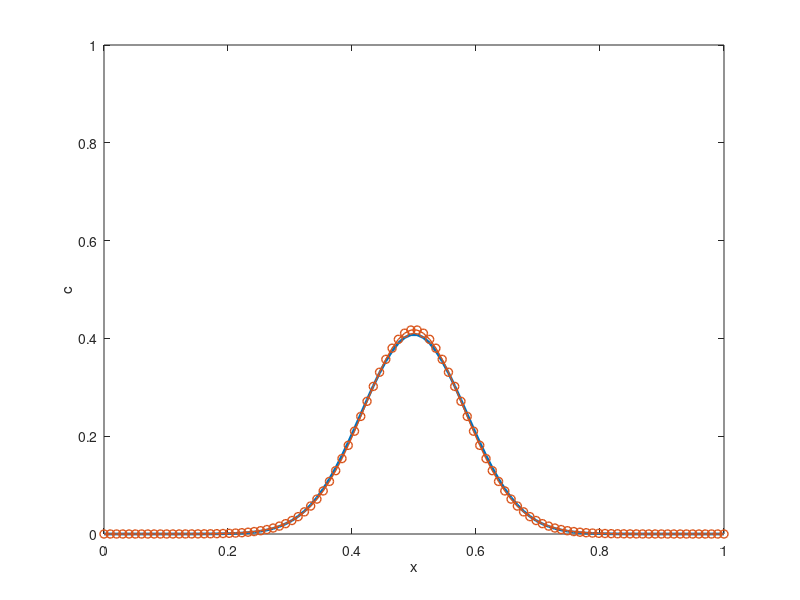

The MATLAB script that drew this image:
clear;

% domain
xL = 0;
xR = 1;

% diffusion coefficient
D = 0.6;

% boundary conditions
cL = @(t) 0;
cR = @(t) 0;

% source term
f = @(t,x) 0;

% initial conditions
x0 = 0.5;
tau = 0.001;
c_start = @(x) sqrt(4*pi*D*tau)/sqrt(4*pi*D*(tau)) * exp(-(x-x0)^2/(4*D*(tau)));

% time interval
t_start = 0;
t_final = 0.005;

% exact solution
tau = 0.001;
c_exact = @(t,x) sqrt(4*pi*D*tau)/sqrt(4*pi*D*(t+tau)) * exp(-(x-x0)^2/(4*D*(t+tau)));

% space discretization
Nx = 100;
x = linspace(xL, xR, Nx);
dx = (xR-xL)/(Nx-1);

% time-step is unconditionally stable for implicit method
% so I chose a time-step that would be unstable for 
% explicit method to demonstrate
dt = 5*dx*dx/2/D;

% pre-allocate arrays for previous calculated time step, new time step, 
% and exact solutions
c_old = zeros(1,Nx);
c_new = zeros(1,Nx);
c_exa = zeros(1,Nx);

% assign values to array that will hold solution at previous time steps
for i = 1:Nx
    c_old(i) = c_start(x(i));
end

% initialize t to start time
t = t_start;

% create sparse matrix and allocate memory for right-hand side
A = sparse(Nx,Nx);
RHS = zeros(Nx,1);

% calculate the matrix before the while-loop to save time
% internal points
for i = 2:Nx-1
    A(i,i) = 1+2*dt*D/dx/dx;
    A(i,i-1) = -dt*D/dx/dx;
    A(i,i+1) = -dt*D/dx/dx;
end

% boundary points
A(1,1) = 1;
A(Nx,Nx) = 1;
    
% condition to run until pre designated final time
while t < t_final
    
    % make sure t_final is never passed 
    % shorten dt if next time step were to "step" out of bounds
    if t + dt > t_final
        dt = t_final-t;
            
        % need to recalculate the matrix since dt has changed
        % internal points
        for i = 2:Nx-1
            A(i,i) = 1+2*dt*D/dx/dx;
            A(i,i-1) = -dt*D/dx/dx;
            A(i,i+1) = -dt*D/dx/dx;
        end
    end
    
    % internal points
    for i = 2:Nx-1
        RHS(i) = c_old(i) + dt*f(t+dt,x(i));
    end
    
    % boundary points
    RHS(1) = cL(t+dt);
    RHS(Nx) = cR(t+dt);
    
    % solve system of equations
    c_new = A\RHS;
    
    % assigning c_old to c_new so that it calculates using 
    % previous solution
    c_old = c_new;
    
    % go to next time step
    t = t+dt;
    
    % intialize c_exa to the exact solution
    for i = 1:Nx
        c_exa(i) = c_exact(t,x(i));
    end
    
    % plot comparing the exact solution to calculated solution
    % exact appears as a line and calculated as circles
    plot(x,c_exa,'LineWidth',2);
    hold on
    plot(x,c_new,'o-','LineWidth',1);
    hold off
    xlabel('x');
    ylabel('c');
    axis([xL xR 0 1]);
    pause(dt);
    
end